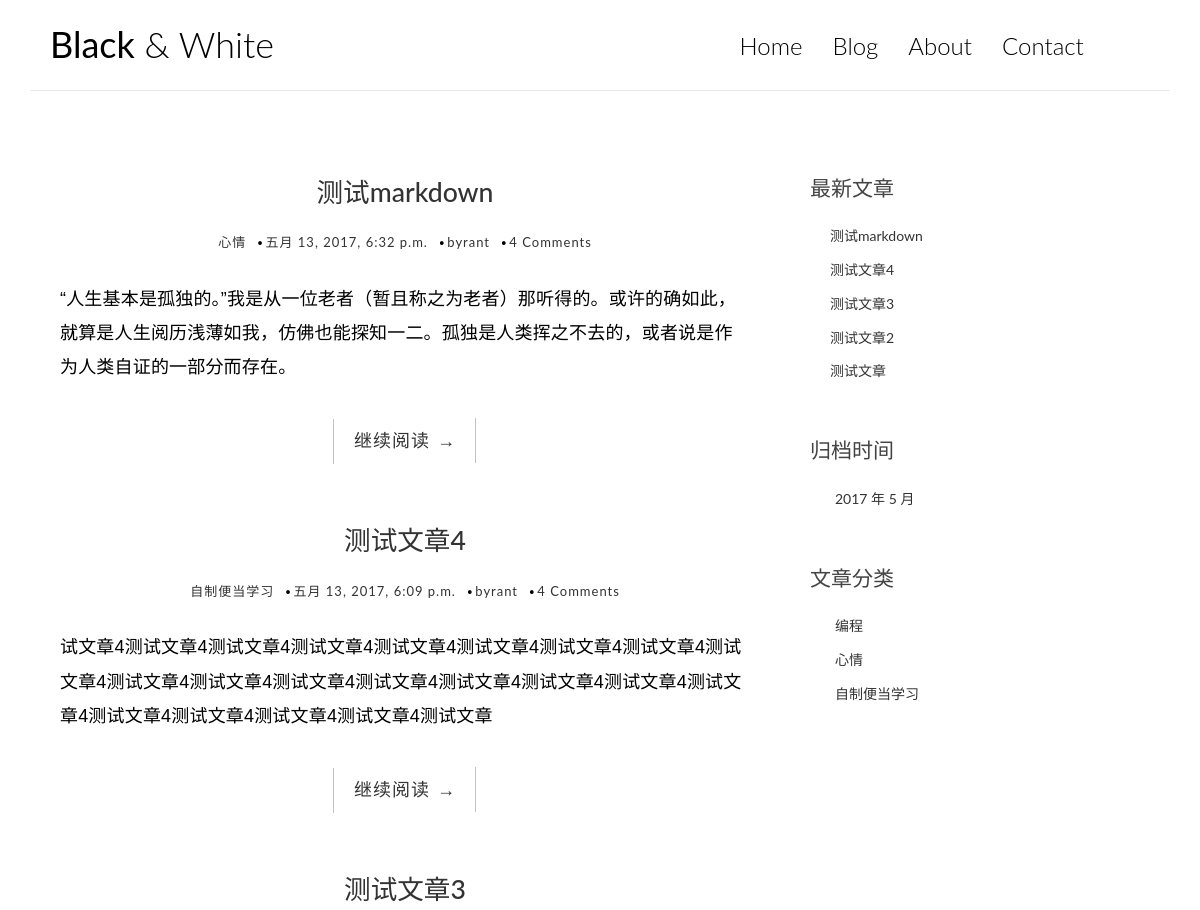
Before: / (upper part) with the older database file.
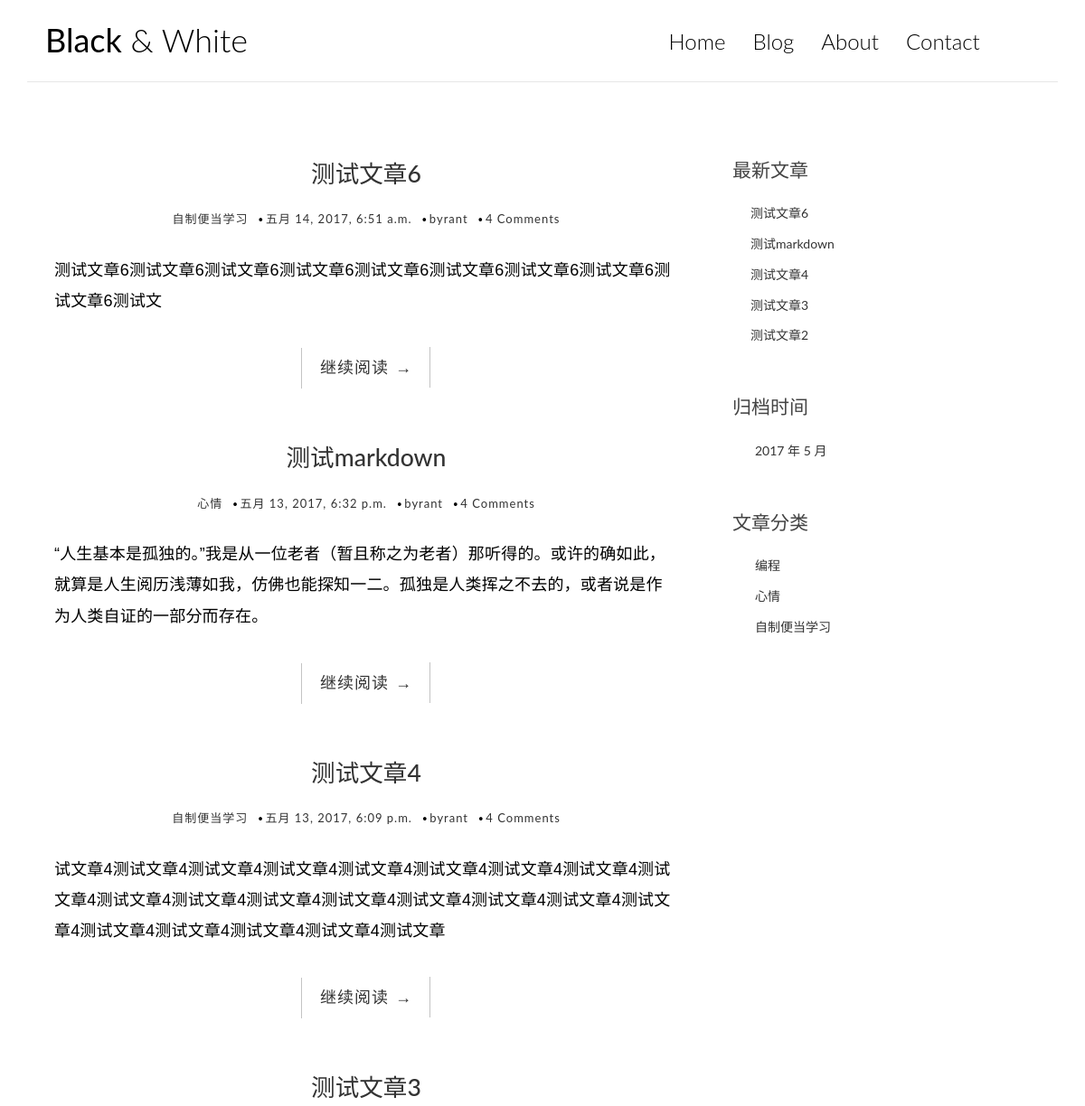
After: the same page with the newer database file.
### blog_main_part/models.py (models this page shows, shortened)
class Post(models.Model):
    title = models.CharField(max_length=80)
    body = models.TextField()
    created_time = models.DateTimeField(auto_now_add=True)
    modified_time = models.DateTimeField(auto_now_add=True)
    excerpt = models.CharField(max_length=200, blank=True)
    category = models.ForeignKey(Category)
    tags = models.ManyToManyField(Tag, blank=True)
    author = models.ForeignKey(User)
    class Meta:
        ordering = ['-created_time']
        ordering = ['-modified_time']
    def get_absolute_url(self):
        return reverse('blog_main_part:detail', kwargs={'my_args': self.id})

class Category(models.Model):
    name = models.CharField(max_length=100)

### blog_main_part/views.py (the view)
# urls.py: url(r'^$', views.index, name='index'),
def index(request):
    post_list = Post.objects.all()  # 获取Post数据模型的全部数据
    return render(request, 'blog_main_part/index.html', {'post_list': post_list})

### blog_main_part/templatetags/blog_main_part_tags.py (called while the page is built)
@register.simple_tag  # 这样这个函数就能在模板中用便签语法了（ {%  %} )
def get_recent_posts(num=5):
    return Post.objects.all()[:num]

@register.simple_tag  # 如法炮制
def archives():
    return Post.objects.dates('created_time', 'month', order='DESC')

@register.simple_tag  # 如法炮制
def get_categories():
    return Category.objects.all()

### blog_main_part/templates/blog_main_part/index.html
{% extends 'blog_main_part/base.html' %}
{% block main %}
    {% for post in post_list %}
        <article class="post post-1">
            <header class="entry-header">
                <h1 class="entry-title">
                    <a href="{{ post.get_absolute_url }}">{{ post.title }}</a>
                </h1>
                <div class="entry-meta">
                    <span class="post-category">
                        <a href="#">{{ post.category.name }}</a>
                    </span>
                    <span class="post-date">
                        <a href="#">
                            <time class="entry-date" datetime="{{ post.created_time }}">{{ post.created_time }}</time>
                        </a>
                    </span>
                    <span class="post-author">
                        <a href="#">{{ post.author }}</a>
                    </span>
                    <span class="comments-link">
                        <a href="#">4 Comments</a>
                    </span>
                </div>
            </header>
            <div class="entry-content clearfix">
                <p>{{ post.excerpt }}</p>
                <div class="read-more cl-effect-14">
                    <a href="{{ post.get_absolute_url }}" class="more-link">继续阅读
                        <span class="meta-nav">→</span>
                    </a>
                </div>
            </div>
        </article>
        {% empty %}
        <div class="no-post">暂时还没发布文章！如人生一样空空如也呐……</div>
    {% endfor %}
{% endblock main %}

### blog_main_part/templates/blog_main_part/base.html (shortened to what the changed rows need)
{% load blog_main_part_tags %}
<!DOCTYPE html>
<html>
    <head>
        {% load staticfiles %}
        <link rel="stylesheet" href="reset_firstly.css">
        <link rel="stylesheet" href="{% static 'blog_main_part/css/bootstrap.min.css' %}">
        <link rel="stylesheet" href="http://code.ionicframework.com/ionicons/2.0.1/css/ionicons.min.css">
        <link rel="stylesheet" href="{% static 'blog_main_part/css/pace.css' %}">
        <link rel="stylesheet" href="{% static 'blog_main_part/css/custom.css' %}">
    </head>
    <body>
        <div class="container">
            <header id="site-header">
                <div class="row">
                    <div class="col-md-4 col-sm-5 col-xs-8">
                        <div class="logo">
                            <h1>
                                <a href="{% url 'blog_main_part:index' %}">
                                    <b>Black</b>
                                    &amp; White</a>
                            </h1>
                        </div>
                    </div>
                </div>
            </header>
        </div>
        <div class="content-body">
            <div class="container">
                <div class="row">
                    <main class="col-md-8">
                        {% block main %}{% endblock main %}
                    </main>
                    <aside class="col-md-4">
                        <div class="widget widget-recent-posts">
                            {% get_recent_posts as recent_post_list %}
                            <ul>
                                {% for post in recent_post_list %}
                                    <li>
                                        <a href="{{ post.get_absolute_url }}">{{ post.title }}</a>
                                    </li>
                                {% endfor %}
                            </ul>
                        </div>
                        <div class="widget widget-archives">
                            {% archives as date_list %}
                            <ul>
                                {% for date in date_list %}
                                    <li>
                                        <a href="#">{{ date.year }}
                                            年
                                            {{ date.month }}
                                            月</a>
                                    </li>
                                {% endfor %}
                            </ul>
                        </div>
                        <div class="widget widget-category">
                            {% get_categories as category_list %}
                            <ul>
                                {% for category in category_list %}
                                    <li>
                                        <a href="#">{{ category.name }}</a>
                                    </li>
                                {% endfor %}
                            </ul>
                        </div>
                    </aside>
                </div>
            </div>
        </div>
    </body>
</html>

Changed rows visible on the page:
no longer on this page (row unchanged): Post: title "测试文章", shown under "最新文章"
added Post: title "测试文章6", category.name "自制便当学习", created_time "五月 14, 2017, 6:51 a.m.", author "byrant", excerpt "测试文章6测试文章6测试文章6测试文章6测试文章6测试文章6测试文章6测试文章6测试文章6测试文"
